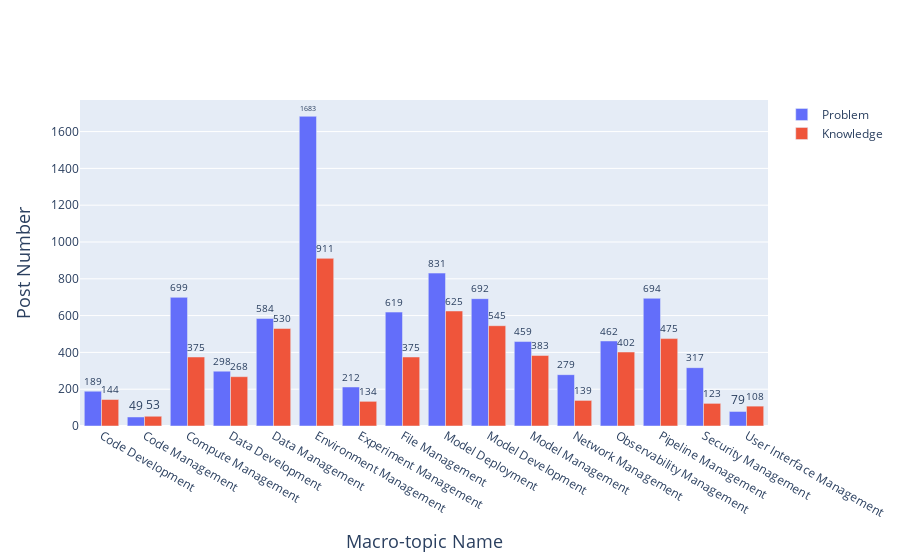

Write notebook code for a chart like this one.
### Code cell
df = pd.read_json(os.path.join(path_rq12, 'macro-topics.json'))

categories = []
frequency_p = []
frequency_k = [] 

for index, group in df.groupby('Challenge_topic_macro'):
    categories.append(macro_topic_indexing[index])
    frequency_p.append(len(group[group['Challenge_type'] == 'problem']))
    frequency_k.append(len(group[group['Challenge_type'] == 'knowledge']))
    
fig = go.Figure(data=[
    go.Bar(name='Problem', x=categories, y=frequency_p, text=frequency_p, textposition='outside'),
    go.Bar(name='Knowledge', x=categories, y=frequency_k, text=frequency_k, textposition='outside')
])

fig.update_layout(
    barmode='group',
    xaxis_title="Macro-topic Name",
    yaxis_title="Post Number",
    xaxis=dict(title_font=dict(size=18)), 
    yaxis=dict(title_font=dict(size=18)),
)
fig.show()
pio.full_figure_for_development(fig, warn=False)
fig.write_image(os.path.join(path_rq12, 'Macro-topics frequency histogram.pdf'), engine="kaleido")

### Figure 1 — Plotly figure (JSON) as saved in the notebook; plotly's stock layout.template omitted (floating-point values rounded to 4 significant figures)
{"data": [{"name": "Problem", "text": ["189", "49", "699", "298", "584", "1683", "212", "619", "831", "692", "459", "279", "462", "694", "317", "79"], "textposition": "outside", "type": "bar", "x": ["Code Development", "Code Management", "Compute Management", "Data Development", "Data Management", "Environment Management", "Experiment Management", "File Management", "Model Deployment", "Model Development", "Model Management", "Network Management", "Observability Management", "Pipeline Management", "Security Management", "User Interface Management"], "y": [189, 49, 699, 298, 584, 1683, 212, 619, 831, 692, 459, 279, 462, 694, 317, 79]}, {"name": "Knowledge", "text": ["144", "53", "375", "268", "530", "911", "134", "375", "625", "545", "383", "139", "402", "475", "123", "108"], "textposition": "outside", "type": "bar", "x": ["Code Development", "Code Management", "Compute Management", "Data Development", "Data Management", "Environment Management", "Experiment Management", "File Management", "Model Deployment", "Model Development", "Model Management", "Network Management", "Observability Management", "Pipeline Management", "Security Management", "User Interface Management"], "y": [144, 53, 375, 268, 530, 911, 134, 375, 625, 545, 383, 139, 402, 475, 123, 108]}], "layout": {"barmode": "group", "xaxis": {"title": {"font": {"size": 18}, "text": "Macro-topic Name"}}, "yaxis": {"title": {"font": {"size": 18}, "text": "Post Number"}}}}
